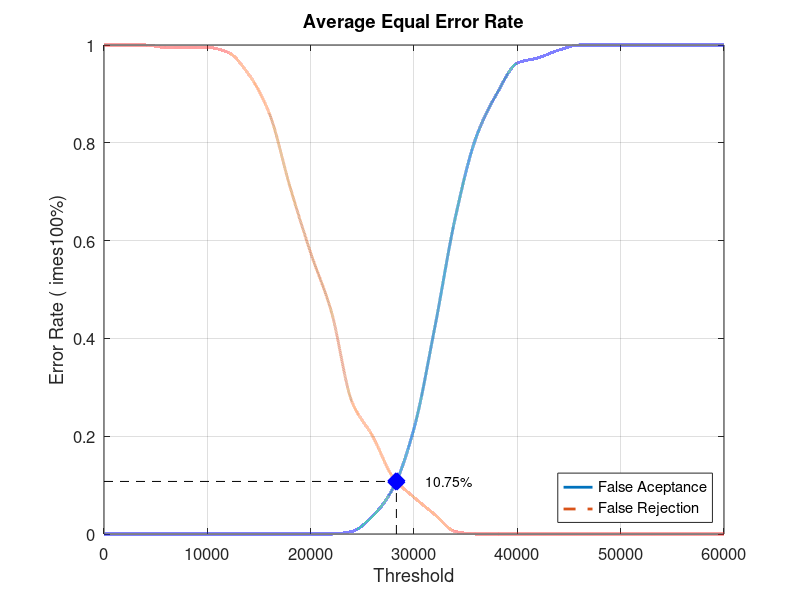
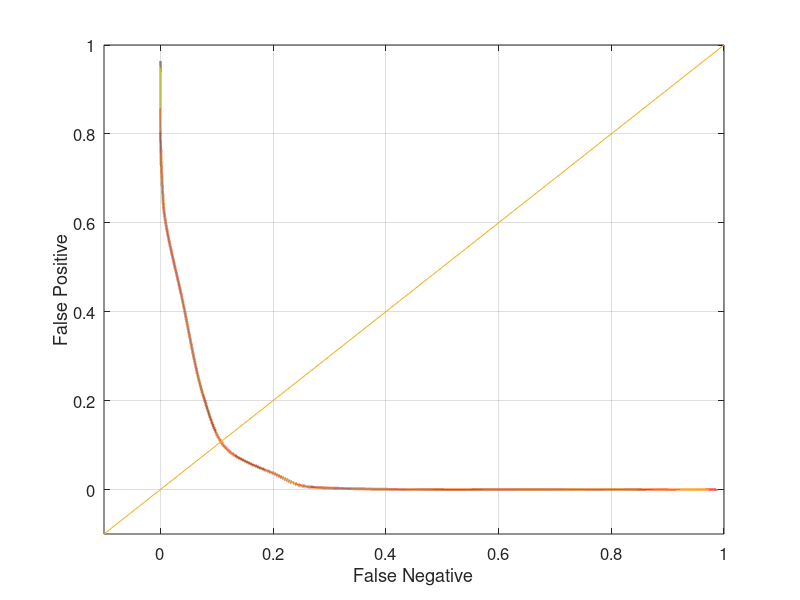

MATLAB code for these plots, in order:
close all;
clear;
clc;
x = 0:2000:60000;
xq = 0:0.5:60000;

y0 = [0 0 0 0 0 0 0 0 0 0 0 0 0.00526316 0.0368421 0.0947368 0.215789 0.421053 0.647368 0.810526 0.9 0.963158 0.973684 0.989474 1 1 1 1 1 1 1 1]
yy0 = interp1(x, y0, xq, 'pchip');
y1 = [1 1 1 0.995 0.995 0.995 0.985 0.94 0.86 0.71 0.575 0.455 0.27 0.2 0.115 0.075 0.04 0.005 0 0 0 0 0 0 0 0 0 0 0 0 0]
yy1 = interp1(x, y1, xq, 'pchip');

% Calculating EER: 
y2 = abs(y0 - y1);
find(y2 == min(y2))
yy2 = abs(yy0 - yy1);
xEER = find(yy2 == min(yy2));
xEERIndex = xq(xEER) % X-axis EER
yEER = yy0(xEER) % Y-axis EER

main = figure
plot(xq, yy0,'-','LineWidth', 2);	hold on
plot(xq, yy1,'--','LineWidth', 2);	hold on
plot([xEERIndex xEERIndex], [0 yEER], 'k--');	hold on
plot([0 xEERIndex], [yEER yEER], 'k--');	hold on
plot(xEERIndex, yEER, 'bx', 'LineWidth', 10);	hold on
text(xEERIndex + 10 * xEERIndex / 100, yEER, [num2str(round((10000 * yEER)) / 100) '%'])
legend('False Aceptance', 'False Rejection', 'Location', 'SouthEast')
xlabel('Threshold')
ylabel('Error Rate (	imes100%)')
title('Average Equal Error Rate')
set(gca, 'FontSize', 12)
axis([0 60000 0 1])
grid on

print(main, 'Database2_4Main', '-dpng');
FNRxFPR = figure('Color', [1 1 1]);
plot(yy1, yy0, '-', yy1, yy0, 'LineWidth', 2);
hold on
y = -0.1:0.1:1
plot(y, y); 
set(gca, 'FontSize', 12)
xlabel('False Negative')
ylabel('False Positive')
axis([-0.1 1 -0.1 1])
set(gca, 'FontSize', 12)
grid on

print(FNRxFPR, 'Database2_4FNRxFPR','-dpng');
